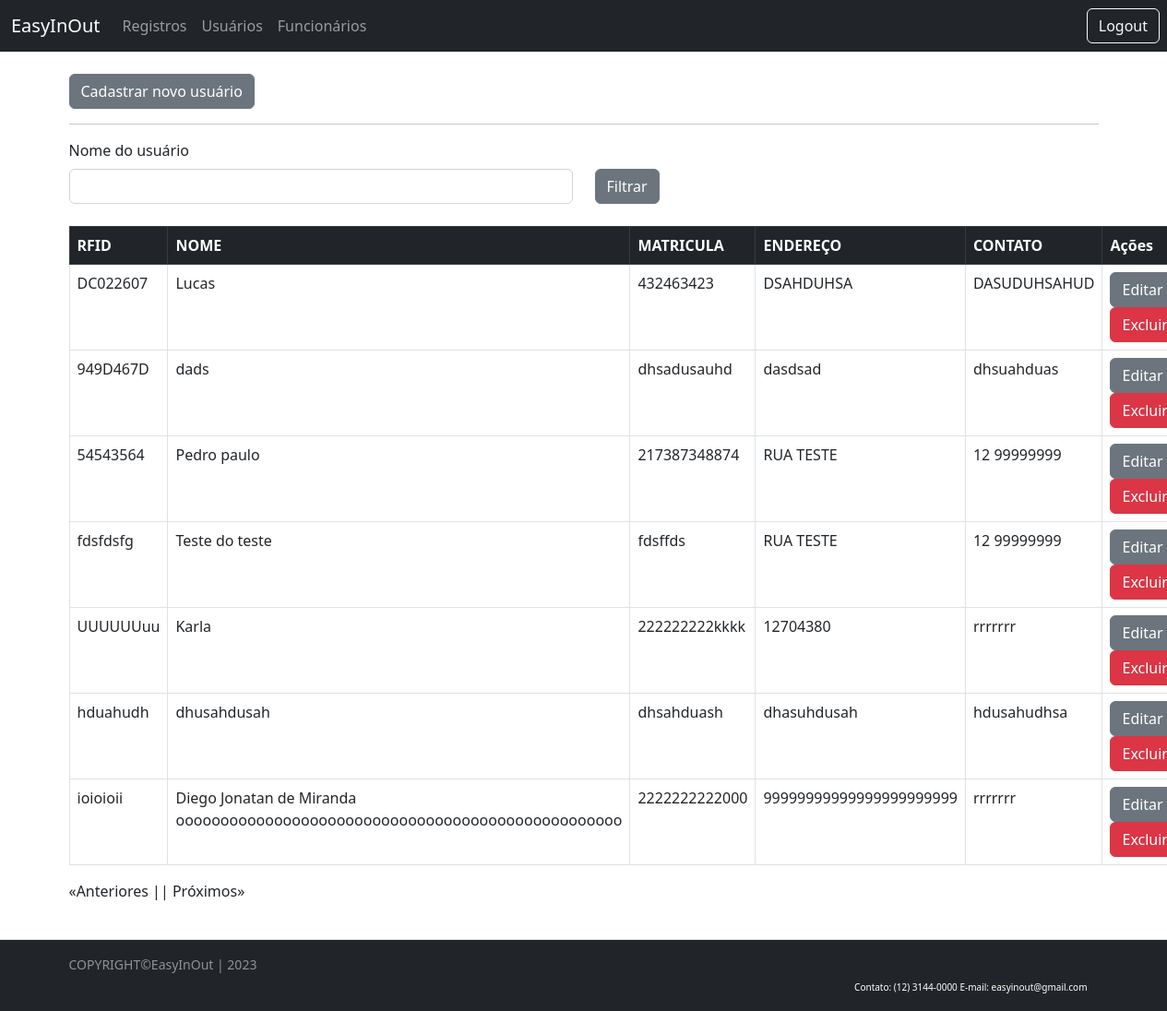
The page /user/list (signed in) on the database its author committed.
### Src/Model/BancoDados.py (models this page shows, shortened)
class UserBd(db.Model):
  id = db.Column(db.Integer, primary_key=True, autoincrement=True)
  mat = db.Column(db.Integer, unique=True)
  rfid = db.Column(db.String(8), unique=True)
  nome = db.Column(db.String(150))
  endereco = db.Column(db.String(150))
  contato = db.Column(db.String(150))

### Src/View/User.py (the view)
@User.route('/list', defaults={'page':1}, methods=['GET','POST'])
@User.route('/list/<int:page>', methods=['GET','POST'])
@login_required
def listUser(page):
  _userFilter=request.form.get('nomeUsuario')
  return render_template('listaUsuario.html', listData=UsersController.List(page, _userFilter))

### Src/Controller/Users.py (called while the page is built)
  def List(page, _userFilter, per_page=10):
    if _userFilter == None:
      query = UserBd.query.paginate(page=page, per_page=per_page)
      queryCount = UserBd.query.count()
    else:
      print(_userFilter)
      query = UserBd.query.filter(UserBd.nome.like('%'+_userFilter+'%')).paginate(page=page, per_page=per_page)
      queryCount = UserBd.query.count()
    return {
      "regUser": query,
      "count": queryCount,
      "page": page,
      "per_page": per_page
    }

### Src/View/Login.py (called while the page is built)
@login_manager.user_loader
def load_user(employee_id):
  funcionario = FuncBd.query.filter_by(id=employee_id).first()
  return funcionario

### Templates/listaUsuario.html (shortened to what this page needs)
{% extends 'base.html' %}
{% block conteudo %}
<br>
<a href="{{url_for('router.user.createUser')}}" class="btn btn-secondary btn-xs">Cadastrar novo usuário</a>
<hr>
<div class="row">
    <label class="form-label" for="form3Example4">Nome do usuário</label>
    <fieldset class="form-group col-md-6">
        <form action="{{url_for('router.user.listUser')}}" method="POST">
            <input type="text" class="form-control" name="nomeUsuario">
    </fieldset>
    <fieldset class="form-group col-md-4">
        <button type="submit" name="filtrarUsuario" value="1" class="btn btn-secondary">Filtrar</button>
    </fieldset>
</div>
<br>
<table class="table table-bordered table-hover">
    <thead class="table-dark">
        <tr>
            <th scope="col">RFID</th>
            <th scope="col">NOME</th>
            <th scope="col">MATRICULA</th>
            <th scope="col">ENDEREÇO</th>
            <th scope="col">CONTATO</th>
            <th scope="col">Ações</th>
        </tr>
    </thead>
    <tbody>
        {% for registro in listData['regUser'].items %}
        <tr>
            <td>{{registro.rfid}}</td>
            <td>{{registro.nome}}</td>
            <td>{{registro.mat}}</td>
            <td>{{registro.endereco}}</td>
            <td>{{registro.contato}}</td>
            <td>
                <a href="{{registro.id}}/updateUser" class="btn btn-secondary btn-xs">Editar</a>
                <a href="{{registro.id}}/removeUser"
                    onclick="return confirm('Deseja realmente excluir esse registro ?')"
                    class="btn btn-danger btn-xs">Excluir</a>
            </td>
        </tr>
        {% endfor %}
    </tbody>
</table>
<div style="display: flex;">
    {% if listData['regUser'].has_prev %}
    <a href="{{ listData['regUser'].prev_num }}"> «Anteriores |</a>
    {% else %}
    <p> «Anteriores |</p>
    {% endif %}
    {% if listData['regUser'].has_next %}
    <a href="list/{{ listData['regUser'].next_num}}">| Próximos»</a>
    {% else %}
    <p>| Próximos»</p>
    {% endif %}
</div>
{% endblock conteudo %}

### Templates/base.html (shortened to what this page needs)
<!DOCTYPE html>
<html lang="en-US">
<head>
    <link rel="stylesheet" href="https://cdn.jsdelivr.net/npm/bootstrap@5.2.3/dist/css/bootstrap.min.css"
>
</head>
<header>
    {% include 'top.html' %}
</header>
<body>
    <div class="container">
        {% block conteudo %}
        {% endblock conteudo %}
    </div>
</body>
<footer>
    {% include 'footer.html' %}
</footer>
</html>

### Templates/top.html (shortened to what this page needs)
<div id="containers">
        <nav class="navbar navbar-expand-lg navbar-dark bg-dark">
            <div class="container-fluid">
                <a class="navbar-brand" href="{{url_for('router.traffic.list')}}">EasyInOut</a>
                <div class="collapse navbar-collapse"
                    id="navbarSupportedContent">
                    <ul class="navbar-nav me-auto mb-2 mb-lg-0">
                        <li class="nav-item">
                            <a class="nav-link" href="{{url_for('router.traffic.list')}}">Registros</a>
                        </li>
                        <li class="nav-item">
                            <a class="nav-link"href="{{url_for('router.user.listUser')}}">Usuários</a>
                        </li>
                        <li class="nav-item">
                            <a class="nav-link"href="{{url_for('router.func.listFunc')}}">Funcionários</a>
                        </li>
                    </ul>
                </div>
            </div>
            <div class="text-end">
                <a type="button" class="btn btn-outline-light me-2" href="{{url_for('router.login.logout')}}">Logout</a>
            </div>
        </nav>
</div>

### Templates/footer.html
<div class="d-flex flex-wrap align-items-center py-3 my-4 border-top text-bg-dark">
    <div class="container">
        <div class="text-white-50 small align-items-center">
            COPYRIGHT&copy;EasyInOut | 2023
        </div>
      <div align="right" class="container">
            <a style="font-size: 10px;">Contato: (12) 3144-0000 </a>
            <a style="font-size: 10px;">E-mail: easyinout@gmail.com </a>
      </div>
    </div>
</div>

### Templates/base.html (style rules this page uses)
body { min-height: 100% }
footer { height: 2.5rem; width: 100%; bottom: 0 }

### rows shown on the page
UserBd: rfid "DC022607", nome "Lucas", mat "432463423", endereco "DSAHDUHSA", contato "DASUDUHSAHUD"
UserBd: rfid "949D467D", nome "dads", mat "dhsadusauhd", endereco "dasdsad", contato "dhsuahduas"
UserBd: rfid "54543564", nome "Pedro paulo", mat "217387348874", endereco "RUA TESTE", contato "12 99999999"
UserBd: rfid "fdsfdsfg", nome "Teste do teste", mat "fdsffds", endereco "RUA TESTE", contato "12 99999999"
UserBd: rfid "UUUUUUuu", nome "Karla", mat "222222222kkkk", endereco "12704380", contato "rrrrrrr"
UserBd: rfid "hduahudh", nome "dhusahdusah", mat "dhsahduash", endereco "dhasuhdusah", contato "hdusahudhsa"
UserBd: rfid "ioioioii", nome "Diego Jonatan de Miranda oooooooooooooooooooooooooooooooooooooooooooooooooo", mat "2222222222000", endereco "99999999999999999999999", contato "rrrrrrr"
